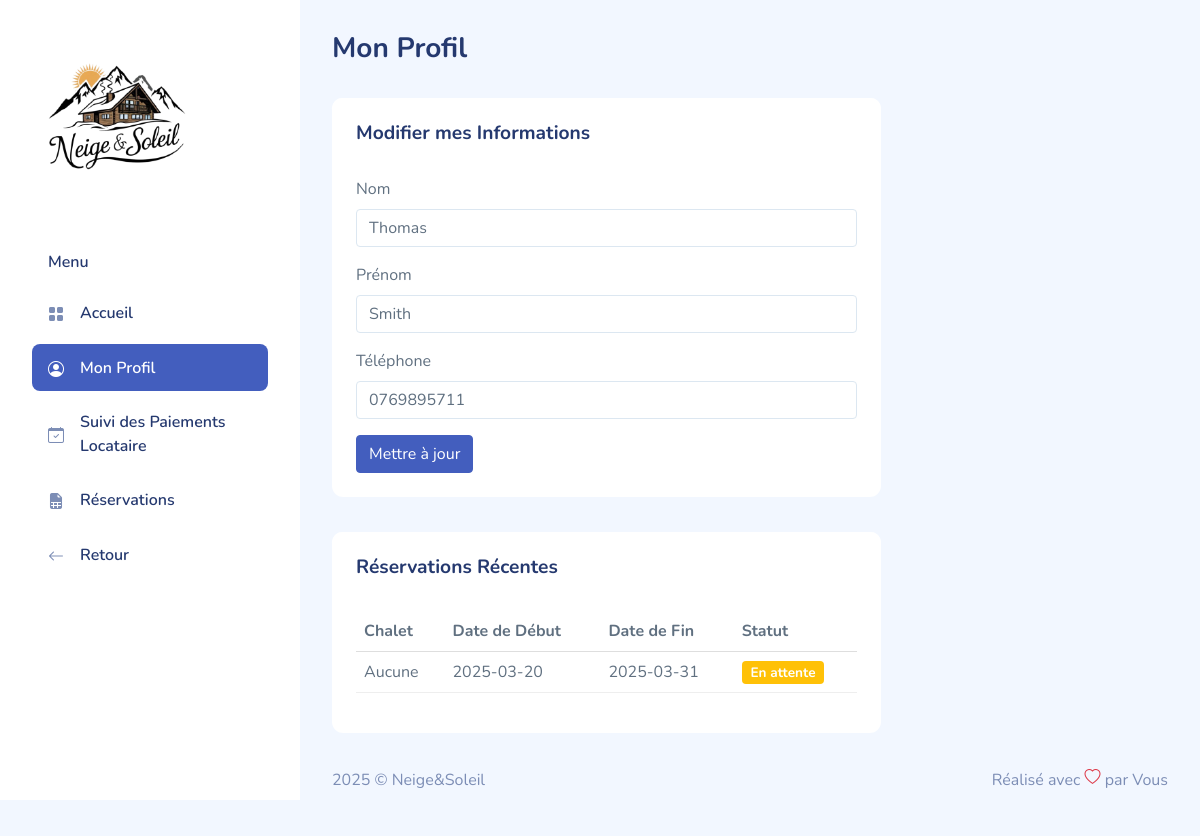
Page /compte/locataire/profil.php (signed in) on the committed database.
### tables this page shows
CREATE TABLE `locataire` (
  `IDlocataire` int(5) NOT NULL,
  `NomL` varchar(20) NOT NULL,
  `PrenomL` varchar(20) NOT NULL,
  `Adresse_email_L` varchar(50) NOT NULL,
  `PasswordL` varchar(20) NOT NULL,
  `TelephoneL` char(10) NOT NULL
);

CREATE TABLE `reservation` (
  `IDreservation` int(5) NOT NULL,
  `Date_de_finR` date NOT NULL,
  `StatutR` varchar(20) NOT NULL,
  `Date_de_debutR` date NOT NULL,
  `IDappartement` int(5) NOT NULL,
  `IDlocataire` int(5) NOT NULL
);

### compte/locataire/profil.php (the view, shortened to what this page needs)
<?php
$host = '127.0.0.1';
$dbNomL = 'amnila';
$userNomL = 'root';
$password = '';
try {
    $pdo = new PDO("mysql:host=$host;dbname=$dbNomL;charset=utf8", $userNomL, $password, [
        PDO::ATTR_ERRMODE => PDO::ERRMODE_EXCEPTION
    ]);
} catch (PDOException $e) {
    die("La connexion à la base de données a échoué : " . $e->getMessage());
}
$IDlocataire = $_SESSION['IDlocataire'] ?? null;
if ($IDlocataire) {
    $query = $pdo->prepare("SELECT * FROM Locataire WHERE IDlocataire = ?");
    $query->execute([$IDlocataire]);
    $user = $query->fetch(PDO::FETCH_ASSOC);
    $reservationQuery = $pdo->prepare("SELECT * FROM Reservation WHERE IDlocataire = ? ORDER BY Date_de_debutR DESC LIMIT 5");
    $reservationQuery->execute([$IDlocataire]);
    $reservations = $reservationQuery->fetchAll(PDO::FETCH_ASSOC);
} else {
    die("ID locataire non valide.");
}
?>
<!DOCTYPE html>
<html lang="fr">
<head>
    <link rel="stylesheet" href="assets/css/bootstrap.css">
    <link rel="stylesheet" href="assets/css/app.css">
    <link rel="stylesheet" href="assets/css/bootstrap.css">
    <link rel="stylesheet" href="assets/vendors/iconly/bold.css">
    <link rel="stylesheet" href="assets/vendors/perfect-scrollbar/perfect-scrollbar.css">
    <link rel="stylesheet" href="assets/vendors/bootstrap-icons/bootstrap-icons.css">
    <link rel="stylesheet" href="assets/css/app.css">
</head>
<body>
<div id="app">
        <div id="sidebar" class="active">
            <div class="sidebar-wrapper active">
                <div class="sidebar-header">
                    <div class="d-flex justify-content-between">
                        <div class="logo">
                            <a href="index.php"><img src="assets/images/logo/logo-n&s.webp" alt="Logo" style="height:170px; width:170px;"></a>
                        </div>
                    </div>
                </div>
                <div class="sidebar-menu active">
                    <ul class="menu">
                        <li class="sidebar-title">Menu</li>
                        <li class="sidebar-item ">
                            <a href="index.php" class='sidebar-link'>
                                <i class="bi bi-grid-fill"></i>
                                <span>Accueil</span>
                            </a>
                        </li>
                        <li class="sidebar-item active">
                            <a href="profil.php" class='sidebar-link'>
                                <i class="bi bi-person-circle"></i>
                                <span>Mon Profil</span>
                            </a>
                        </li>
                        <li class="sidebar-item">
                            <a href="suivi.php" class='sidebar-link'>
                                <i class="bi bi-calendar-check"></i>
                                <span>Suivi des Paiements Locataire</span>
                            </a>
                        </li>
                        <li class="sidebar-item">
                            <a href="consultation.php" class="sidebar-link">
                                <i class="bi bi-file-earmark-spreadsheet-fill"></i>
                                <span>Réservations</span>
                            </a>
                        </li>
                        <li class="sidebar-item">
                            <a href="../../index.php" class="sidebar-link">
                                <i class="bi bi-arrow-left"></i>
                                <span>Retour</span>
                            </a>
                        </li>
                    </ul>
                </div>
            </div>
        </div>
<body>
    <div id="app">
        <div id="main">
            <div class="page-heading">
                <h3>Mon Profil</h3>
            </div>
            <div class="page-content">
                <section class="row">
                    <div class="col-12 col-lg-8">
                        <div class="card">
                            <div class="card-header">
                                <h4>Modifier mes Informations</h4>
                            </div>
                            <div class="card-body">
                                <form method="post">
                                    <div class="mb-3">
                                        <label for="nom" class="form-label">Nom</label>
                                        <input type="text" class="form-control" id="nom" name="nom" value="<?php echo htmlspecialchars($user['NomL']); ?>" required>
                                    </div>
                                    <div class="mb-3">
                                        <label for="prenom" class="form-label">Prénom</label>
                                        <input type="text" class="form-control" id="prenom" name="prenom" value="<?php echo htmlspecialchars($user['PrenomL']); ?>" required>
                                    </div>
                                    <div class="mb-3">
                                        <label for="telephone" class="form-label">Téléphone</label>
                                        <input type="text" class="form-control" id="telephone" name="telephone" value="<?php echo htmlspecialchars($user['TelephoneL']); ?>" required>
                                    </div>
                                    <button type="submit" class="btn btn-primary">Mettre à jour</button>
                                </form>
                            </div>
                        </div>
                        <div class="card">
                            <div class="card-header">
                                <h4>Réservations Récentes</h4>
                            </div>
                            <div class="card-body">
                                <table class="table table-hover">
                                    <thead>
                                        <tr>
                                            <th>Chalet</th>
                                            <th>Date de Début</th>
                                            <th>Date de Fin</th>
                                            <th>Statut</th>
                                        </tr>
                                    </thead>
                                    <tbody>
                                    <?php if (empty($reservations)): ?>
                                        <tr>
                                            <td colspan="4" class="text-center">Aucune</td>
                                        </tr>
                                    <?php else: ?>
                                        <?php foreach ($reservations as $reservation): ?>
                                            <tr>
                                                <td><?php echo htmlspecialchars($reservation['chalet'] ?? 'Aucune'); ?></td>
                                                <td><?php echo htmlspecialchars($reservation['Date_de_debutR']); ?></td>
                                                <td><?php echo htmlspecialchars($reservation['Date_de_finR']); ?></td>
                                                <td><span class="badge <?php echo ($reservation['StatutR'] == 'confirmée') ? 'bg-success' : 'bg-warning'; ?>">
                                                    <?php echo htmlspecialchars($reservation['StatutR']); ?>
                                                </span></td>
                                            </tr>
                                        <?php endforeach; ?>
                                    <?php endif; ?>
                                </tbody>
                                </table>
                            </div>
                        </div>
                    </div>
                </section>
            </div>
            <footer>
                <div class="footer clearfix mb-0 text-muted">
                    <div class="float-start">
                        <p>2025 &copy; Neige&Soleil</p>
                    </div>
                    <div class="float-end">
                        <p>Réalisé avec <span class="text-danger"><i class="bi bi-heart"></i></span> par Vous</p>
                    </div>
                </div>
            </footer>
        </div>
    </div>
</body>
</html>

### compte/locataire/assets/css/app.css (style rules this page uses)
.btn.btn-danger,.btn.btn-info,.btn.btn-primary,.btn.btn-secondary,.btn.btn-success,.btn.btn-warning { color:#fff }
.card { margin-bottom:2.2rem;border:none }
.card .card-header { border:none }
.card .card-header h4 { font-size:1.2rem;font-weight:700 }
.card .card-header~.card-body { padding-top:0 }
.card .card-body { padding:1.5rem }
#sidebar.active .sidebar-wrapper { left:0 }
.sidebar-wrapper { width:300px;height:100vh;position:fixed;top:0;z-index:10;overflow-y:auto;background-color:#fff;bottom:0;transition:left .5s ease-out }
.sidebar-wrapper .sidebar-header { padding:2rem 2rem 1rem;font-size:2rem;font-weight:700 }
.sidebar-wrapper .sidebar-header img { height:1.2rem }
.sidebar-wrapper .menu { margin-top:2rem;padding:0 2rem;font-weight:600 }
.sidebar-wrapper .menu .sidebar-title { padding:0 1rem;margin:1.5rem 0 1rem;font-size:1rem;list-style:none;font-weight:600;color:#25396f }
.sidebar-wrapper .menu .sidebar-link { display:block;padding:.7rem 1rem;font-size:1rem;display:flex;align-items:center;border-radius:.5rem;transition:all .5s;text-decoration:none;color:#25396f }
.sidebar-wrapper .menu .sidebar-link i,.sidebar-wrapper .menu .sidebar-link svg { color:#7c8db5 }
.sidebar-wrapper .menu .sidebar-link span { margin-left:1rem }
.sidebar-wrapper .menu .sidebar-item { list-style:none;margin-top:.5rem;position:relative }
.sidebar-wrapper .menu .sidebar-item.active .sidebar-link { background-color:#435ebe }
.sidebar-wrapper .menu .sidebar-item.active .sidebar-link span { color:#fff }
.sidebar-wrapper .menu .sidebar-item.active .sidebar-link i,.sidebar-wrapper .menu .sidebar-item.active .sidebar-link svg { fill:#fff;color:#fff }
.dataTable-table td,.dataTable-table thead th,.table td,.table thead th { vertical-align:middle }
.dataTable-table:not(.table-borderless) thead th,.table:not(.table-borderless) thead th { border-bottom:1px solid #dedede!important }
.bi { width:1rem;height:1rem }
#main { margin-left:300px;padding:2rem }
.page-heading { margin:0 0 2rem }
.page-heading h3 { font-weight:700 }
a { text-decoration:none }

### rows in the picture
locataire: nom "Thomas", prenom "Smith", telephone "0769895711"
reservation: chalet "Aucune", Date_de_debutR "2025-03-20", Date_de_finR "2025-03-31", StatutR "En attente"
